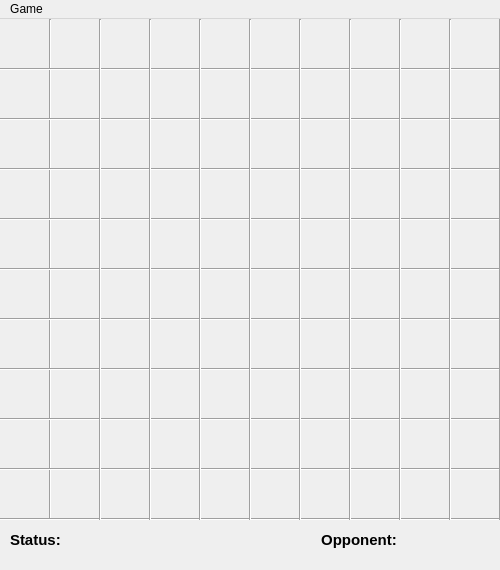
<?xml version="1.0" encoding="UTF-8"?>
<ui version="4.0">
 <class>MainWindow</class>
 <widget class="QMainWindow" name="MainWindow">
  <property name="geometry">
   <rect>
    <x>0</x>
    <y>0</y>
    <width>500</width>
    <height>570</height>
   </rect>
  </property>
  <property name="minimumSize">
   <size>
    <width>500</width>
    <height>570</height>
   </size>
  </property>
  <property name="maximumSize">
   <size>
    <width>500</width>
    <height>570</height>
   </size>
  </property>
  <property name="windowTitle">
   <string>virus war</string>
  </property>
  <widget class="QWidget" name="centralWidget">
   <widget class="QLabel" name="labelStatus">
    <property name="geometry">
     <rect>
      <x>10</x>
      <y>510</y>
      <width>531</width>
      <height>21</height>
     </rect>
    </property>
    <property name="font">
     <font>
      <pointsize>11</pointsize>
      <weight>75</weight>
      <italic>false</italic>
      <bold>true</bold>
      <underline>false</underline>
      <strikeout>false</strikeout>
      <kerning>true</kerning>
     </font>
    </property>
    <property name="text">
     <string>Status:   </string>
    </property>
   </widget>
   <widget class="QLabel" name="labelOpponent">
    <property name="geometry">
     <rect>
      <x>200</x>
      <y>510</y>
      <width>201</width>
      <height>21</height>
     </rect>
    </property>
    <property name="font">
     <font>
      <pointsize>11</pointsize>
      <weight>75</weight>
      <italic>false</italic>
      <bold>true</bold>
      <underline>false</underline>
      <strikeout>false</strikeout>
      <kerning>true</kerning>
     </font>
    </property>
    <property name="text">
     <string>Opponent: </string>
    </property>
    <property name="alignment">
     <set>Qt::AlignRight|Qt::AlignTrailing|Qt::AlignVCenter</set>
    </property>
   </widget>
   <widget class="Line" name="line_6">
    <property name="geometry">
     <rect>
      <x>40</x>
      <y>0</y>
      <width>20</width>
      <height>501</height>
     </rect>
    </property>
    <property name="orientation">
     <enum>Qt::Vertical</enum>
    </property>
   </widget>
   <widget class="Line" name="line_8">
    <property name="geometry">
     <rect>
      <x>0</x>
      <y>40</y>
      <width>501</width>
      <height>20</height>
     </rect>
    </property>
    <property name="orientation">
     <enum>Qt::Horizontal</enum>
    </property>
   </widget>
   <widget class="Line" name="line_13">
    <property name="geometry">
     <rect>
      <x>0</x>
      <y>90</y>
      <width>501</width>
      <height>20</height>
     </rect>
    </property>
    <property name="orientation">
     <enum>Qt::Horizontal</enum>
    </property>
   </widget>
   <widget class="Line" name="line_14">
    <property name="geometry">
     <rect>
      <x>0</x>
      <y>140</y>
      <width>501</width>
      <height>20</height>
     </rect>
    </property>
    <property name="orientation">
     <enum>Qt::Horizontal</enum>
    </property>
   </widget>
   <widget class="Line" name="line_15">
    <property name="geometry">
     <rect>
      <x>0</x>
      <y>240</y>
      <width>501</width>
      <height>20</height>
     </rect>
    </property>
    <property name="orientation">
     <enum>Qt::Horizontal</enum>
    </property>
   </widget>
   <widget class="Line" name="line_9">
    <property name="geometry">
     <rect>
      <x>0</x>
      <y>190</y>
      <width>501</width>
      <height>20</height>
     </rect>
    </property>
    <property name="orientation">
     <enum>Qt::Horizontal</enum>
    </property>
   </widget>
   <widget class="Line" name="line_16">
    <property name="geometry">
     <rect>
      <x>0</x>
      <y>290</y>
      <width>501</width>
      <height>20</height>
     </rect>
    </property>
    <property name="orientation">
     <enum>Qt::Horizontal</enum>
    </property>
   </widget>
   <widget class="Line" name="line_17">
    <property name="geometry">
     <rect>
      <x>0</x>
      <y>390</y>
      <width>501</width>
      <height>20</height>
     </rect>
    </property>
    <property name="orientation">
     <enum>Qt::Horizontal</enum>
    </property>
   </widget>
   <widget class="Line" name="line_10">
    <property name="geometry">
     <rect>
      <x>0</x>
      <y>340</y>
      <width>501</width>
      <height>20</height>
     </rect>
    </property>
    <property name="orientation">
     <enum>Qt::Horizontal</enum>
    </property>
   </widget>
   <widget class="Line" name="line_18">
    <property name="geometry">
     <rect>
      <x>0</x>
      <y>440</y>
      <width>501</width>
      <height>20</height>
     </rect>
    </property>
    <property name="orientation">
     <enum>Qt::Horizontal</enum>
    </property>
   </widget>
   <widget class="Line" name="line_19">
    <property name="geometry">
     <rect>
      <x>0</x>
      <y>490</y>
      <width>501</width>
      <height>20</height>
     </rect>
    </property>
    <property name="orientation">
     <enum>Qt::Horizontal</enum>
    </property>
   </widget>
   <widget class="Line" name="line_7">
    <property name="geometry">
     <rect>
      <x>90</x>
      <y>0</y>
      <width>20</width>
      <height>501</height>
     </rect>
    </property>
    <property name="orientation">
     <enum>Qt::Vertical</enum>
    </property>
   </widget>
   <widget class="Line" name="line_11">
    <property name="geometry">
     <rect>
      <x>140</x>
      <y>0</y>
      <width>20</width>
      <height>501</height>
     </rect>
    </property>
    <property name="orientation">
     <enum>Qt::Vertical</enum>
    </property>
   </widget>
   <widget class="Line" name="line_12">
    <property name="geometry">
     <rect>
      <x>190</x>
      <y>0</y>
      <width>20</width>
      <height>501</height>
     </rect>
    </property>
    <property name="orientation">
     <enum>Qt::Vertical</enum>
    </property>
   </widget>
   <widget class="Line" name="line_20">
    <property name="geometry">
     <rect>
      <x>240</x>
      <y>0</y>
      <width>20</width>
      <height>501</height>
     </rect>
    </property>
    <property name="orientation">
     <enum>Qt::Vertical</enum>
    </property>
   </widget>
   <widget class="Line" name="line_21">
    <property name="geometry">
     <rect>
      <x>390</x>
      <y>0</y>
      <width>20</width>
      <height>501</height>
     </rect>
    </property>
    <property name="orientation">
     <enum>Qt::Vertical</enum>
    </property>
   </widget>
   <widget class="Line" name="line_22">
    <property name="geometry">
     <rect>
      <x>290</x>
      <y>0</y>
      <width>20</width>
      <height>501</height>
     </rect>
    </property>
    <property name="orientation">
     <enum>Qt::Vertical</enum>
    </property>
   </widget>
   <widget class="Line" name="line_23">
    <property name="geometry">
     <rect>
      <x>340</x>
      <y>0</y>
      <width>20</width>
      <height>501</height>
     </rect>
    </property>
    <property name="orientation">
     <enum>Qt::Vertical</enum>
    </property>
   </widget>
   <widget class="Line" name="line_24">
    <property name="geometry">
     <rect>
      <x>440</x>
      <y>0</y>
      <width>20</width>
      <height>501</height>
     </rect>
    </property>
    <property name="orientation">
     <enum>Qt::Vertical</enum>
    </property>
   </widget>
   <widget class="Line" name="line_25">
    <property name="geometry">
     <rect>
      <x>490</x>
      <y>0</y>
      <width>20</width>
      <height>501</height>
     </rect>
    </property>
    <property name="orientation">
     <enum>Qt::Vertical</enum>
    </property>
   </widget>
  </widget>
  <widget class="QMenuBar" name="menuBar">
   <property name="geometry">
    <rect>
     <x>0</x>
     <y>0</y>
     <width>500</width>
     <height>26</height>
    </rect>
   </property>
   <widget class="QMenu" name="menuFile">
    <property name="title">
     <string>Game</string>
    </property>
    <addaction name="actionStart"/>
    <addaction name="actionQuit"/>
    <addaction name="actionLeave"/>
   </widget>
   <addaction name="menuFile"/>
  </widget>
  <action name="actionStart">
   <property name="text">
    <string>Start</string>
   </property>
   <property name="shortcut">
    <string>Ctrl+S</string>
   </property>
  </action>
  <action name="actionQuit">
   <property name="text">
    <string>Quit</string>
   </property>
   <property name="shortcut">
    <string>Ctrl+Q</string>
   </property>
  </action>
  <action name="actionLeave">
   <property name="text">
    <string>Leave</string>
   </property>
   <property name="shortcut">
    <string>Ctrl+L</string>
   </property>
  </action>
  <action name="actionPlay_with_server">
   <property name="text">
    <string>Play with server</string>
   </property>
   <property name="shortcut">
    <string>Ctrl+P</string>
   </property>
  </action>
 </widget>
 <layoutdefault spacing="6" margin="11"/>
 <resources/>
 <connections/>
</ui>
